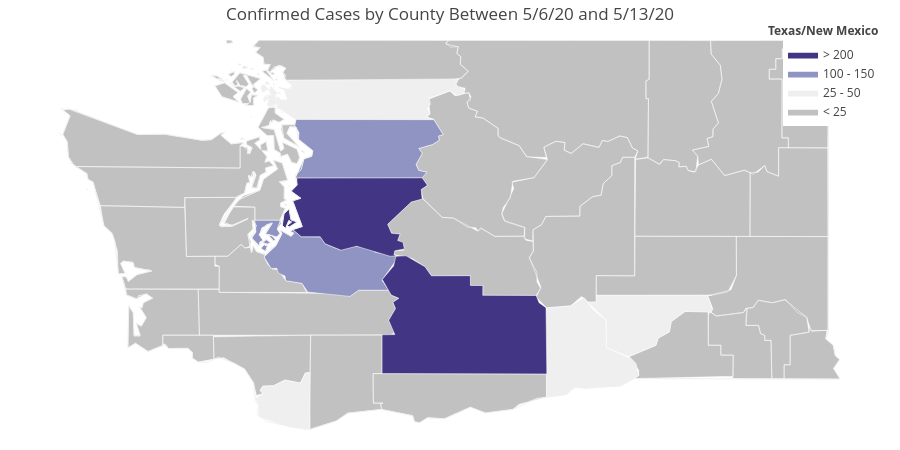

The notebook cell this image was saved under:
### Code cell
values = period_cases

colorscale = [
    'rgb(193, 193, 193)',
    'rgb(239,239,239)',
    'rgb(195, 196, 222)',
    'rgb(144,148,194)',
    'rgb(101,104,168)',
    'rgb(65, 53, 132)'
]

fig = ff.create_choropleth(
    fips=fips, values = values, scope=['WA'],
    colorscale=colorscale,
    binning_endpoints = [25,50,100,150,200],
    county_outline={'color': 'rgb(255,255,255)', 'width': 0.5}, round_legend_values=True,
    legend_title=f'Texas/New Mexico', title= f'Confirmed Cases by County Between {old_date} and {date}',
    show_hover=True, centroid_marker={'opacity': 0}
)

fig.layout.template = None
fig.show()

### Figure 1 — Plotly figure (JSON) as saved in the notebook; plotly's stock layout.template omitted (floating-point values rounded to 4 significant figures; data arrays with more than 128 entries replaced by an {"elided": "..."} marker saying what was removed)
{"data": [{"fill": "toself", "fillcolor": "rgb(193, 193, 193)", "hoverinfo": "none", "line": {"color": "rgb(255,255,255)", "width": 0.5}, "mode": "lines", "name": "< 25", "type": "scatter", "x": {"elided": "967 float values"}, "y": {"elided": "967 float values"}}, {"fill": "toself", "fillcolor": "rgb(239,239,239)", "hoverinfo": "none", "line": {"color": "rgb(255,255,255)", "width": 0.5}, "mode": "lines", "name": "25 - 50", "type": "scatter", "x": {"elided": "152 float values"}, "y": {"elided": "152 float values"}}, {"fill": "toself", "fillcolor": "rgb(195, 196, 222)", "hoverinfo": "none", "line": {"color": "rgb(255,255,255)", "width": 0.5}, "mode": "lines", "name": "50 - 100", "type": "scatter", "x": [], "y": []}, {"fill": "toself", "fillcolor": "rgb(144,148,194)", "hoverinfo": "none", "line": {"color": "rgb(255,255,255)", "width": 0.5}, "mode": "lines", "name": "100 - 150", "type": "scatter", "x": [-122.6, -122.6, -122.6, -122.6, -122.6, null, -122.7, -122.6, -122.6, -122.6, -122.7, null, -122.7, -122.6, -122.5, -122.5, -122.4, -122.4, -122.4, -122.4, -122.3, -122.1, -122.1, -121.9, -121.8, -121.7, -121.6, -121.4, -121.4, -121.5, -121.5, -121.8, -121.8, -122.3, -122.3, -122.5, -122.5, -122.6, -122.6, -122.6, -122.7, null, -122.7, -122.7, -122.6, -122.7, -122.7, null, -122.7, -122.7, -122.7, -122.7, -122.7, null, -122.8, -122.8, -122.8, -122.6, -122.5, -122.6, -122.5, -122.6, -122.7, -122.6, -122.7, -122.8, -122.7, -122.8, -122.8, -122.8, null, -122.8, -122.8, -122.8, -122.8, -122.8, null, -122.3, -122.3, -122.3, -122.3, -122.3, null, -122.4, -122.4, -121.0, -120.9, -121.0, -120.9, -121.0, -121.2, -121.1, -121.2, -121.2, -121.1, -121.1, -122.4, -122.3, -122.2, -122.2, -122.4, -122.4, -122.4, null], "y": [47.15, 47.16, 47.17, 47.15, 47.15, null, 47.27, 47.27, 47.23, 47.22, 47.27, null, 47.08, 47.18, 47.28, 47.32, 47.26, 47.29, 47.31, 47.32, 47.26, 47.26, 47.2, 47.14, 47.17, 47.16, 47.12, 47.09, 47.06, 46.87, 46.78, 46.78, 46.73, 46.77, 46.84, 46.87, 46.91, 46.94, 46.98, 46.98, 47.08, null, 47.21, 47.23, 47.21, 47.19, 47.21, null, 47.16, 47.19, 47.17, 47.13, 47.16, null, 47.25, 47.3, 47.4, 47.4, 47.38, 47.33, 47.29, 47.26, 47.28, 47.38, 47.34, 47.27, 47.23, 47.21, 47.17, 47.25, null, 47.26, 47.27, 47.27, 47.26, 47.26, null, 48.02, 48.02, 48.01, 48.01, 48.02, null, 48.25, 48.3, 48.3, 48.16, 48.15, 48.11, 48.07, 48.04, 48.0, 47.9, 47.85, 47.83, 47.78, 47.78, 47.95, 47.97, 48.02, 48.12, 48.18, 48.25, null]}, {"fill": "toself", "fillcolor": "rgb(101,104,168)", "hoverinfo": "none", "line": {"color": "rgb(255,255,255)", "width": 0.5}, "mode": "lines", "name": "150 - 200", "type": "scatter", "x": [], "y": []}, {"fill": "toself", "fillcolor": "rgb(65, 53, 132)", "hoverinfo": "none", "line": {"color": "rgb(255,255,255)", "width": 0.5}, "mode": "lines", "name": "> 200", "type": "scatter", "x": [-122.4, -122.4, -122.4, -121.1, -121.1, -121.1, -121.1, -121.2, -121.5, -121.4, -121.3, -121.4, -121.3, -121.3, -121.4, -121.4, -121.4, -121.4, -121.8, -121.9, -122.1, -122.1, -122.3, -122.4, -122.3, -122.4, -122.3, -122.4, null, -122.5, -122.5, -122.5, -122.4, -122.4, -122.5, -122.5, -122.4, -122.5, -122.5, -122.5, null, -121.5, -121.4, -121.4, -121.3, -121.1, -121.0, -120.6, -120.6, -120.5, -120.5, -120.0, -119.9, -119.9, -119.9, -121.5, -121.5, -121.4, -121.5, -121.4, -121.4, -121.4, -121.4, -121.5, null], "y": [47.66, 47.72, 47.78, 47.78, 47.71, 47.68, 47.59, 47.57, 47.37, 47.29, 47.28, 47.22, 47.21, 47.15, 47.13, 47.1, 47.09, 47.08, 47.17, 47.14, 47.2, 47.26, 47.26, 47.32, 47.35, 47.58, 47.6, 47.66, null, 47.36, 47.46, 47.51, 47.41, 47.39, 47.34, 47.36, 47.39, 47.4, 47.33, 47.36, null, 46.88, 47.0, 47.08, 47.09, 46.99, 46.91, 46.91, 46.83, 46.82, 46.74, 46.74, 46.67, 46.63, 46.04, 46.04, 46.39, 46.39, 46.52, 46.62, 46.68, 46.71, 46.74, 46.88, null]}, {"hoverinfo": "text", "legendgroup": "centroids", "marker": {"color": "white", "opacity": 0}, "mode": "markers", "name": "US Counties", "selected": {"marker": {"opacity": 0}}, "showlegend": false, "text": ["County: Whatcom<br>State: Washington<br>FIPS: 53073<br>Value: 17", "County: Whatcom<br>State: Washington<br>FIPS: 53073<br>Value: 17", "County: Whatcom<br>State: Washington<br>FIPS: 53073<br>Value: 17", "County: Whatcom<br>State: Washington<br>FIPS: 53073<br>Value: 17", "County: Whatcom<br>State: Washington<br>FIPS: 53073<br>Value: 17", "County: Snohomish<br>State: Washington<br>FIPS: 53061<br>Value: 136", "County: Snohomish<br>State: Washington<br>FIPS: 53061<br>Value: 136", "County: Skagit<br>State: Washington<br>FIPS: 53057<br>Value: 32", "County: Skagit<br>State: Washington<br>FIPS: 53057<br>Value: 32", "County: Skagit<br>State: Washington<br>FIPS: 53057<br>Value: 32", "County: Skagit<br>State: Washington<br>FIPS: 53057<br>Value: 32", "County: Skagit<br>State: Washington<br>FIPS: 53057<br>Value: 32", "County: Skagit<br>State: Washington<br>FIPS: 53057<br>Value: 32", "County: Skagit<br>State: Washington<br>FIPS: 53057<br>Value: 32", "County: Skagit<br>State: Washington<br>FIPS: 53057<br>Value: 32", "County: Skagit<br>State: Washington<br>FIPS: 53057<br>Value: 32", "County: Skagit<br>State: Washington<br>FIPS: 53057<br>Value: 32", "County: Skagit<br>State: Washington<br>FIPS: 53057<br>Value: 32", "County: Skagit<br>State: Washington<br>FIPS: 53057<br>Value: 32", "County: Skagit<br>State: Washington<br>FIPS: 53057<br>Value: 32", "County: San Juan<br>State: Washington<br>FIPS: 53055<br>Value: 1", "County: San Juan<br>State: Washington<br>FIPS: 53055<br>Value: 1", "County: San Juan<br>State: Washington<br>FIPS: 53055<br>Value: 1", "County: San Juan<br>State: Washington<br>FIPS: 53055<br>Value: 1", "County: San Juan<br>State: Washington<br>FIPS: 53055<br>Value: 1", "County: San Juan<br>State: Washington<br>FIPS: 53055<br>Value: 1", "County: San Juan<br>State: Washington<br>FIPS: 53055<br>Value: 1", "County: San Juan<br>State: Washington<br>FIPS: 53055<br>Value: 1", "County: San Juan<br>State: Washington<br>FIPS: 53055<br>Value: 1", "County: San Juan<br>State: Washington<br>FIPS: 53055<br>Value: 1", "County: San Juan<br>State: Washington<br>FIPS: 53055<br>Value: 1", "County: San Juan<br>State: Washington<br>FIPS: 53055<br>Value: 1", "County: San Juan<br>State: Washington<br>FIPS: 53055<br>Value: 1", "County: San Juan<br>State: Washington<br>FIPS: 53055<br>Value: 1", "County: San Juan<br>State: Washington<br>FIPS: 53055<br>Value: 1", "County: San Juan<br>State: Washington<br>FIPS: 53055<br>Value: 1", "County: San Juan<br>State: Washington<br>FIPS: 53055<br>Value: 1", "County: San Juan<br>State: Washington<br>FIPS: 53055<br>Value: 1", "County: San Juan<br>State: Washington<br>FIPS: 53055<br>Value: 1", "County: San Juan<br>State: Washington<br>FIPS: 53055<br>Value: 1", "County: San Juan<br>State: Washington<br>FIPS: 53055<br>Value: 1", "County: San Juan<br>State: Washington<br>FIPS: 53055<br>Value: 1", "County: Pierce<br>State: Washington<br>FIPS: 53053<br>Value: 150", "County: Pierce<br>State: Washington<br>FIPS: 53053<br>Value: 150", "County: Pierce<br>State: Washington<br>FIPS: 53053<br>Value: 150", "County: Pierce<br>State: Washington<br>FIPS: 53053<br>Value: 150", "County: Pierce<br>State: Washington<br>FIPS: 53053<br>Value: 150", "County: Pierce<br>State: Washington<br>FIPS: 53053<br>Value: 150", "County: Pierce<br>State: Washington<br>FIPS: 53053<br>Value: 150", "County: Kitsap<br>State: Washington<br>FIPS: 53035<br>Value: 5", "County: Kitsap<br>State: Washington<br>FIPS: 53035<br>Value: 5", "County: King<br>State: Washington<br>FIPS: 53033<br>Value: 508", "County: King<br>State: Washington<br>FIPS: 53033<br>Value: 508", "County: Jefferson<br>State: Washington<br>FIPS: 53031<br>Value: 1", "County: Jefferson<br>State: Washington<br>FIPS: 53031<br>Value: 1", "County: Jefferson<br>State: Washington<br>FIPS: 53031<br>Value: 1", "County: Jefferson<br>State: Washington<br>FIPS: 53031<br>Value: 1", "County: Island<br>State: Washington<br>FIPS: 53029<br>Value: 4", "County: Island<br>State: Washington<br>FIPS: 53029<br>Value: 4", "County: Island<br>State: Washington<br>FIPS: 53029<br>Value: 4", "County: Grays Harbor<br>State: Washington<br>FIPS: 53027<br>Value: 1", "County: Grays Harbor<br>State: Washington<br>FIPS: 53027<br>Value: 1", "County: Clallam<br>State: Washington<br>FIPS: 53009<br>Value: 0", "County: Clallam<br>State: Washington<br>FIPS: 53009<br>Value: 0", "County: Clallam<br>State: Washington<br>FIPS: 53009<br>Value: 0", "County: Clallam<br>State: Washington<br>FIPS: 53009<br>Value: 0", "County: Clallam<br>State: Washington<br>FIPS: 53009<br>Value: 0", "County: Clallam<br>State: Washington<br>FIPS: 53009<br>Value: 0", "County: Adams<br>State: Washington<br>FIPS: 53001<br>Value: 1", "County: Asotin<br>State: Washington<br>FIPS: 53003<br>Value: 0", "County: Benton<br>State: Washington<br>FIPS: 53005<br>Value: 47", "County: Chelan<br>State: Washington<br>FIPS: 53007<br>Value: 16", "County: Clark<br>State: Washington<br>FIPS: 53011<br>Value: 36", "County: Columbia<br>State: Washington<br>FIPS: 53013<br>Value: 0", "County: Cowlitz<br>State: Washington<br>FIPS: 53015<br>Value: 4", "County: Douglas<br>State: Washington<br>FIPS: 53017<br>Value: 21", "County: Ferry<br>State: Washington<br>FIPS: 53019<br>Value: 0", "County: Franklin<br>State: Washington<br>FIPS: 53021<br>Value: 35", "County: Garfield<br>State: Washington<br>FIPS: 53023<br>Value: 0", "County: Grant<br>State: Washington<br>FIPS: 53025<br>Value: 6", "County: Kittitas<br>State: Washington<br>FIPS: 53037<br>Value: 25", "County: Klickitat<br>State: Washington<br>FIPS: 53039<br>Value: 4", "County: Lewis<br>State: Washington<br>FIPS: 53041<br>Value: 4", "County: Lincoln<br>State: Washington<br>FIPS: 53043<br>Value: 0", "County: Mason<br>State: Washington<br>FIPS: 53045<br>Value: 4", "County: Okanogan<br>State: Washington<br>FIPS: 53047<br>Value: 8", "County: Pacific<br>State: Washington<br>FIPS: 53049<br>Value: 5", "County: Pend Oreille<br>State: Washington<br>FIPS: 53051<br>Value: 0", "County: Skamania<br>State: Washington<br>FIPS: 53059<br>Value: 0", "County: Spokane<br>State: Washington<br>FIPS: 53063<br>Value: 8", "County: Stevens<br>State: Washington<br>FIPS: 53065<br>Value: 0", "County: Thurston<br>State: Washington<br>FIPS: 53067<br>Value: 6", "County: Wahkiakum<br>State: Washington<br>FIPS: 53069<br>Value: 2", "County: Walla Walla<br>State: Washington<br>FIPS: 53071<br>Value: 9", "County: Whitman<br>State: Washington<br>FIPS: 53075<br>Value: 2", "County: Yakima<br>State: Washington<br>FIPS: 53077<br>Value: 497"], "type": "scatter", "unselected": {"marker": {"opacity": 0}}, "x": [[-122.6], [-122.6], [-122.7], [-121.7], [-123.1], [-122.3], [-121.7], [-122.5], [-122.5], [-122.6], [-122.6], [-122.6], [-122.6], [-122.6], [-122.6], [-122.7], [-121.7], [-122.7], [-122.7], [-122.7], [-122.8], [-122.8], [-122.8], [-122.8], [-122.8], [-122.9], [-122.9], [-123.0], [-123.0], [-123.0], [-123.0], [-122.9], [-123.0], [-123.0], [-123.0], [-123.0], [-123.1], [-123.1], [-123.1], [-123.1], [-123.1], [-123.2], [-122.6], [-122.6], [-122.1], [-122.7], [-122.7], [-122.7], [-122.8], [-122.5], [-122.7], [-121.8], [-122.5], [-122.9], [-124.5], [-124.5], [-123.6], [-122.5], [-122.6], [-122.8], [-123.9], [-123.8], [-124.6], [-124.6], [-123.9], [-124.7], [-124.8], [-124.8], -118.6, -117.2, -119.5, -120.6, -122.5, -117.9, -122.7, -119.7, -118.5, -118.9, -117.5, -119.5, -120.7, -120.8, -122.4, -118.4, -123.2, -119.7, -123.7, -117.3, -121.9, -117.4, -117.9, -122.8, -123.4, -118.5, -117.5, -120.7], "y": [[48.65], [48.7], [48.69], [48.83], [48.99], [48.01], [48.05], [48.36], [48.52], [48.54], [48.54], [48.4], [48.61], [48.58], [48.55], [48.62], [48.48], [48.46], [48.48], [48.57], [48.7], [48.7], [48.59], [48.56], [48.75], [48.76], [48.49], [48.78], [48.57], [48.6], [48.6], [48.65], [48.59], [48.73], [48.62], [48.7], [48.65], [48.65], [48.64], [48.64], [48.54], [48.67], [47.16], [47.25], [47.0], [47.21], [47.16], [47.32], [47.26], [47.54], [47.61], [47.49], [47.41], [48.13], [47.67], [47.8], [47.75], [48.19], [48.16], [48.32], [46.96], [47.15], [48.38], [47.91], [48.05], [48.39], [48.16], [48.18], 46.98, 46.19, 46.24, 47.87, 45.78, 46.3, 46.19, 47.74, 48.47, 46.53, 46.43, 47.21, 47.12, 45.87, 46.58, 47.58, 47.35, 48.55, 46.56, 48.53, 46.02, 47.62, 48.4, 46.93, 46.29, 46.23, 46.9, 46.46]}, {"hoverinfo": "text", "legendgroup": "States", "line": {"color": "rgb(240, 240, 240)", "width": 1}, "mode": "lines", "showlegend": false, "type": "scatter", "x": {"elided": "606 float values"}, "y": {"elided": "606 float values"}}], "layout": {"annotations": [{"showarrow": false, "text": "<b>Texas/New Mexico</b>", "x": 1, "xanchor": "right", "xref": "paper", "y": 1.05, "yref": "paper"}], "dragmode": "select", "height": 450, "hovermode": "closest", "legend": {"traceorder": "reversed", "x": 1, "xanchor": "right", "y": 1, "yanchor": "top"}, "margin": {"b": 20, "l": 20, "r": 20, "t": 40}, "title": {"text": "Confirmed Cases by County Between 5/6/20 and 5/13/20"}, "width": 900, "xaxis": {"autorange": false, "fixedrange": true, "range": [-125.2, -116.5], "showgrid": false, "showticklabels": false, "type": "linear", "zeroline": false}, "yaxis": {"autorange": false, "fixedrange": true, "range": [45.54, 49.0], "showgrid": false, "showticklabels": false, "type": "linear", "zeroline": false}}}
